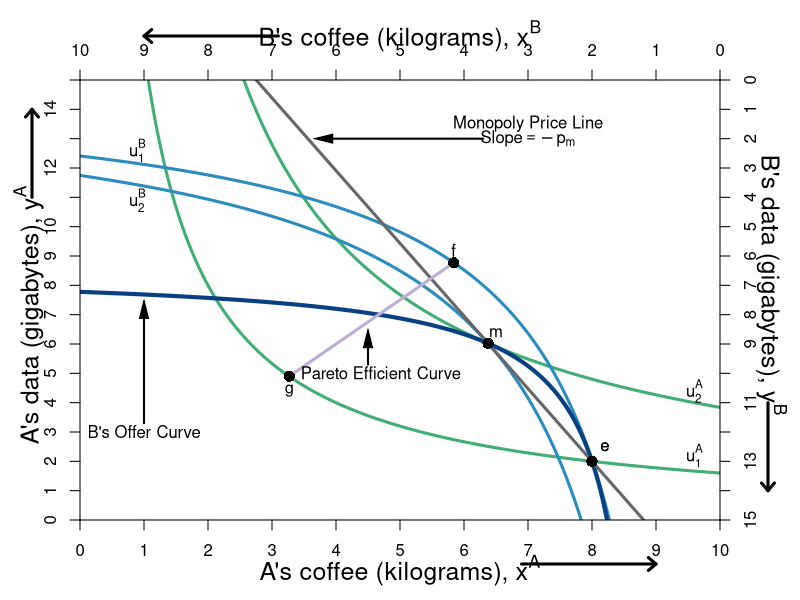

This chart was generated by the following R code:
#require(ggplot2)
require(shape)
pdf(file = "property/property_psp1.pdf", width = 9, height = 7)

#Set parameters for graphics
axislabelsize <- 1.5
graphlinewidth <- 3

COL <- c("#7fc97f", "#beaed4", "#fdc086", "#ffff99", "#386cb0", "#f0027f", "#bf5b17", "#666666")
COLA <- c("#99d8c9","#66c2a4","#41ae76", "#238b45", "#005824")
COLB <- c("#4eb3d3", "#2b8cbe", "#0868ac","#084081")


indiffcurveA1 <- function(x, U = 4, A = 1, a = 0.5) {
  ((((U-2)/A)*(1/x)^a)^(1/(1-a)))
}

indiffcurveA2 <- function(x, U = 4, A = 1, a = 0.5) {
  (((U/A)*(1/x)^a)^(1/(1-a)))
}

indiffcurveA3 <- function(x, U = 6.196918, A = 1, a = 0.5) {
  (((U/A)*(1/x)^a)^(1/(1-a)))
}

indiffcurveA4 <- function(x, U = 6.984164, A = 1, a = 0.5) {
  ((((U)/A)*(1/x)^a)^(1/(1-a)))
}

paretoEC <- function(x) {
  (3/2)*x
}

MonopolyPrice <- function(x) {
  21.82142 - 2.477677*x 
}

OfferCurveA <- function(x) {
  x/(x  - 4)
}

mrsplot <- function(x) {
  (13/2)*(x/(9-x)^2)
}

OfferCurveB <- function(x) {
  15 - (13/2)*(10 - x)/(9 - x)
}

#Deriving the offer curves: let py = 1
#wA = 8px + 2py = 8px + 2; Demand: x = w/2px => x = 4 + 1/px => px = 1/(x - 4)
#Offer curve is y = px*x => (1/(x-4))*x = x/(x-4) defined for x neq 4
#wA = 2px + 13py = 2px + 13; Demand: x = w/2px => x = 1 + 13/2px => px = 13/2(x - 1)
#B's Offer curve is y = px*x => (13/2)(1/(x-1))*x = (13/2)(x/(x-1)
#Therefore in terms of yA and xA:
#15 - y = (13/2)*(10 - x)/(10 - x - 1)
#Therefore y = 15 - (13/2)*(10-x)/(9 - x) defined for x neq 9
#The tangency of the indifference curve and the offer curve gives mrsplot
#Where mrsplot equals that offer curve, we get x = (3/17)*(51 - sqrt(221)) = 6.376576; 
#So y = 6.022321; therefore u = (6.376576^0.5)*(6.022321^0.5)

indiffcurveBneg1 <- function(x, U = 5.09, A = 1, a = 0.5) {
  15 - (((U/A)*(1/(10 - x))^a)^(1/(1-a)))
}

indiffcurveBneg2 <- function(x, U = 5.703502, A = 1, a = 0.5) {
  15 - (((U/A)*(1/(10 - x))^a)^(1/(1-a)))
}

#Aisha happens to have found 8 apples and 2 oranges, 
#and Betty happens to have found 2 apples and 13 oranges. 
#Aisha's utility (8^0.5)*(2^0.5) = 4
#Betty's utility (2^0.5)*(13^0.5) = 5.09



par(mar =  c(4, 4, 4, 4))
xlims <- c(0, 10)
ylims <- c(0, 15)
xlims2 <- c(10, 0)
ylims2 <- c(15, 0)

plot(0, 0, xlim = xlims, ylim = ylims, type = "n",
     xlab = "",
     ylab = "", 
     line = 2.5,
     xaxt = "n", 
     yaxt = "n", 
     cex.lab = axislabelsize, 
     bty = "n",
     xaxs="i", 
     yaxs="i")


npts <- 500 
npts2 <- 501

#Specify the sequences of points for graphing. 
xx1 <- seq(xlims[1], xlims[2], length.out = npts)
yy1 <- indiffcurveA2(xx1, U = 4, A = 1, a = 0.5)
yy2 <- indiffcurveA2(xx1)

#Polygon Attempt
#polygon(x = c(1.34, 6, 8, 10 - 6.73), y = c(12, 9, 2, 15 - 10.1), col="powderblue", density=NULL, border = NA)

#I need something like xx1 with npts for 
#xpoly1 <- seq(from = 1.34, to = 8, length.out = 500)
#ypoly1 <- indiffcurveA2(xpoly1, U = 4, A = 1, a = 0.5)
#ypoly2 <- indiffcurveBneg(xpoly1, U = 5.09, A = 1, a = 0.5)
#polygon(x = c(xpoly1, rev(xpoly1)), y = c(ypoly1, rev(ypoly2)), col=COL[3], density=NULL, border = NA)
xx2 <- seq(4, xlims[2], length.out = npts)
xx3 <- seq(xlims[1], 9, length.out = npts)

#Draw the lines for the graphs
#lines(xx1, indiffcurveA1(xx1), col = COLA[3], lwd = graphlinewidth)
lines(xx1, indiffcurveA2(xx1), col = COLA[3], lwd = graphlinewidth)
lines(xx1, indiffcurveA3(xx1), col = COLA[3], lwd = graphlinewidth)
#lines(xx1, indiffcurveA4(xx1), col = COLA[3], lwd = graphlinewidth)
#lines(xx1, paretoEC(xx1), col = COL[2], lwd = graphlinewidth)
#lines(xx2, OfferCurveA(xx2), col = COL[2], lwd = graphlinewidth)

#lines(xx1, mrsplot(xx1), col = COL[1], lwd = graphlinewidth)
lines(xx1, indiffcurveBneg1(xx1), col = COLB[2], lwd = graphlinewidth)
lines(xx1, indiffcurveBneg2(xx1), col = COLB[2], lwd = graphlinewidth)

lines(xx3, OfferCurveB(xx3), col = COLB[4], lwd = graphlinewidth+1)
lines(xx1, MonopolyPrice(xx1), col = COL[8], lwd = graphlinewidth)

#Customize ticks and labels for the plot
ticksy <- seq(from = 0, to = 15, by = 1)
ylabels <- seq(from = 0, to = 15, by = 1)
ticksx <- seq(from = 0, to = 10, by = 1)
xlabels <- seq(from = 0, to = 10, by = 1)
axis(1, at = ticksx, pos = 0, labels = xlabels)
axis(2, at = ticksy, pos = 0, labels = ylabels, las = 0)

mtext(expression(paste("A's coffee (kilograms), ", x^A)), side=1, line = 2.5, cex = axislabelsize)
text(-0.8, 7, expression(paste("A's data (gigabytes), ", y^A)), xpd = TRUE, cex = axislabelsize, srt = 90) 

#Add arrows:
arrows(-0.75, 11, -0.75, 14, xpd = TRUE, length=0.1,angle=40,lwd=3)
arrows(6.9, -1.5, 9, -1.5, xpd = TRUE, length=0.1,angle=40,lwd=3)


#Annotation of the three graphs and the NE
#text(9.6, 0.9, expression(u[1]^A))
text(9.6, 2.2, expression(u[1]^A))
text(9.6, 4.4, expression(u[2]^A))
#text(9.6, 5.9, expression(u[4]^A))

#Perhaps useful point to label the unused intersection of the participation constraints
#points(1.34, 12, pch = 16, col = "black", cex = 1.5)



#Pareto efficiency curve
segments(3.27, 4.9, 5.84, 8.77, lty = 1, lwd = graphlinewidth, col = COL[2])
text(4.7, 5, expression("Pareto Efficient Curve"))
Arrows(4.5, 5.3, 4.5, 6.2, col = "black", lty = 1, lwd = 2, arr.type = "triangle", arr.lwd = 0.5)

#Label B's offer curve
text(1, 3, expression("B's Offer Curve"))
Arrows(1, 3.3, 1, 7.2, col = "black", lty = 1, lwd = 2, arr.type = "triangle", arr.lwd = 0.5)

#Monopoly Price Line
text(7, 13.5, expression(paste("Monopoly Price Line")))
text(7, 13, expression(paste("Slope", phantom()==-p[m])))
Arrows(6.3, 13, 3.8, 13, col = "black", lty = 1, lwd = 2, arr.type = "triangle", arr.lwd = 0.5)

#Set up second axes and labels

par(new = TRUE)

#Use the same x and ylims as previously, but with locations switched
xlims2 <- c(10, 0)
ylims2 <- c(15, 0)

#Leave the ylab and xlab blank to ensure no axes titles
plot(0, 0, xlim = xlims2, ylim = ylims2, type = "n",
     xlab = expression(paste("")),
     ylab = expression(paste("")),
     xaxt = "n", 
     yaxt = "n", 
     cex.lab = 1.3, 
     bty = "n",
     xaxs="i", 
     yaxs="i")

#Set up axes at sides 3 and 4 (top and right)
axis(side = 3, at = ticksx, pos = 0, labels = xlabels)
axis(side = 4, at = ticksy, pos = 0, labels = ylabels, las = 0)

text(5, -1.5, expression(paste("B's coffee (kilograms), ", x^B)), xpd = TRUE, cex = axislabelsize)
text(-0.8, 7, expression(paste("B's data (gigabytes), ", y^B)), xpd = TRUE, cex = axislabelsize, srt = 270) 

#Add arrows:
arrows(-0.75, 11, -0.75, 14, xpd = TRUE, length=0.1,angle=40,lwd=3)
arrows(6.9, -1.5, 9, -1.5, xpd = TRUE, length=0.1,angle=40,lwd=3)

#Functions for B's indifference curves
indiffcurveB1 <- function(x, U = 5.09, A = 1, a = 0.5) {
  ((((U-2)/A)*(1/x)^a)^(1/(1-a)))
}

indiffcurveB2 <- function(x, U = 5.09, A = 1, a = 0.5) {
  (((U/A)*(1/x)^a)^(1/(1-a)))
}

indiffcurveB3 <- function(x, U = 5.703502, A = 1, a = 0.5) {
  ((((U)/A)*(1/x)^a)^(1/(1-a)))
}

indiffcurveB4 <- function(x, U = 8.244574, A = 1, a = 0.5) {
  ((((U)/A)*(1/x)^a)^(1/(1-a)))
}




#lines(xx1, indiffcurveB1(xx1), col = COLB[3], lwd = graphlinewidth)
#lines(xx1, indiffcurveB2(xx1), col = COLB[3], lwd = graphlinewidth)
#lines(xx1, indiffcurveB3(xx1), col = COLB[3], lwd = graphlinewidth)
#lines(xx1, indiffcurveB4(xx1), col = COLB[3], lwd = graphlinewidth)

#Label B's indifference curves
text(9.1, 2.4, expression(u[1]^B))
text(9.1, 4.1, expression(u[2]^B))
#text(9.1, 4.6, expression(u[3]^B))
#text(9.1, 8.2, expression(u[4]^B))

#Add a point for the initial endowment
points(2, 13, pch = 16, col = "black", cex = 1.5)
text(1.8, 12.5, expression(e))




#Label a point on the middle of the curve
#points(5, 7.5, pch = 16, col = "black", cex = 1.5)
#text(5, 7, expression(i))

#(5^0.5)*(7.5^0.5) = 6.123724

#Add point for comparison to participation constraint
#points(6.2, 1.55, pch = 16, col = "black", cex = 1.5)
#text(6.1, 1.2, expression(d))


#Calculate TIOLI power allocation for B
#mrs(x,y) => pareto efficient curve is (3/2)x = y
#A's initital utility is 4 = u(8,2) = (8^0.5)*(2^0.5)
#Therefore substitute in the contract curve u_e^A = 4 = (x^A)^(0.5)(3/2*x^A)^0.5
# => x^A = 4/((3/2)^0.5) = 3.27 => x^B = 6.73
# => y^A = 3/2(x^A) = 4.9 => y^B = 10.1

#Add point g for B's TIOLI power
points(6.73, 10.1, pch = 16, col = "black", cex = 1.5)
text(6.73, 10.6, expression(g))

#Calculate TIOLI power allocation for A
#mrs(x,y) => pareto efficient curve is (3/2)x = y
#A's initital utility is 4 = u(8,2) = (8^0.5)*(2^0.5)
#Therefore substitute in the contract curve u_e^A = 4 = (x^A)^(0.5)(3/2*x^A)^0.5
# => x^B = 5.09/((3/2)^0.5) = 4.16 => x^A = 5.84
# => y^B = 3/2(x^B) = 6.23 => y^A = 8.77 
#=> u^A = (5.84^0.5)*(8.77^0.5) = 7.156591
#Add point f for A's TIOLI power
points(4.16, 6.23, pch = 16, col = "black", cex = 1.5)
text(4.16, 5.8, expression(f))


#Annotating B's endowment
text(1.8, 12.5, expression(e))

#Annotating a point that is a Pareto improvement over e.
points(3.623424, 8.977679, pch = 16, col = "black", cex = 1.5)
text(3.5, 8.6, expression(m))
#(2.94^0.5)*(12.76^0.5)

#Label Pareto Improving Lens
#text(7, 5, expression(paste("Pareto-Improving Lens")))

dev.off()
